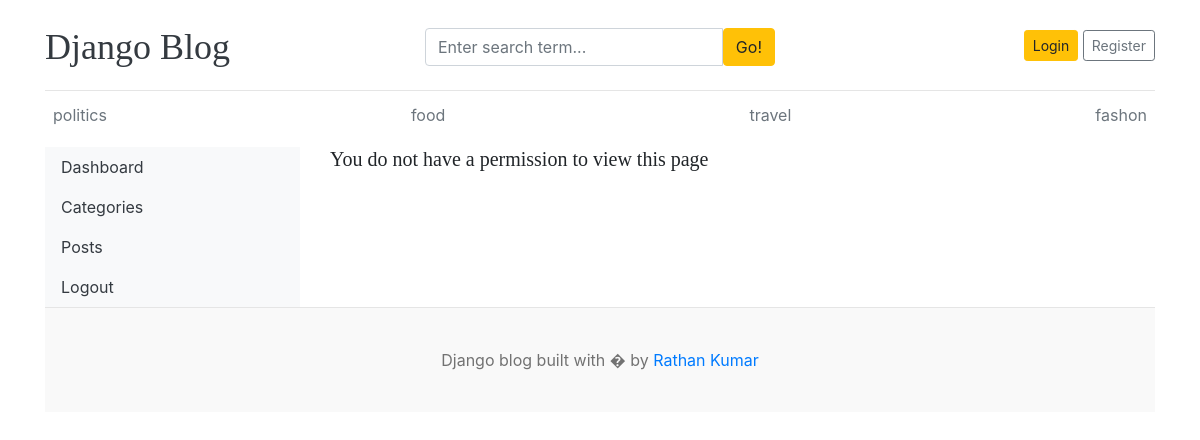
/dashboard/users, run on the app's committed database.
### blog_app/models.py (models this page shows, shortened)
class Category(models.Model):
    category_name = models.CharField(max_length=50,unique=True)
    created_at = models.DateTimeField(auto_now=True)
    updated_at = models.DateTimeField(auto_now=True)
    class Meta:
        verbose_name_plural = 'Categories'

### dashboards/views.py (the view)
# urls.py: path('users',views.users,name="users"),
def users(request):
    users = User.objects.all()
    context = {
        'users':users
    }
    return render(request,'dashboard/users.html',context)

### blog_app/context_processors.py (called while the page is built)
def get_categories(request):
    categories = Category.objects.all()
    return dict(categories=categories)

def get_social_links(request):
    social_links = SocialLink.objects.all()
    return dict(social_links=social_links)

### templates/dashboard/users.html
{% extends "base.html" %}
{% block content %}
<div class="row">
    {% include "dashboard/sidebar.html" %}
    <div class="col-md-9">
        {% if perms.auth.view_user %}
        <h2>All Users</h2>
        <a href="{% url 'add_user' %}" class="btn btn-dark text-light float-right mb-2">Add User</a>
        <table class="table table-hover">
            <thead>
              <tr>
                <th >#</th>
                <th>Full name</th>
                <th>Username</th>
                <th>Email</th>
                <th>Active</th>
                <th>Staff</th>
                <th>Super user</th>
                <th>Action</th>
              </tr>
            </thead>
            <tbody>
              {% for user in users  %}
              <tr>
                <th >{{forloop.counter}}</th>
                <td>{{user.first_name}} {{user.last_name}}</td>
                <td>{{user.username}}</td>
                <td>{{user.email}}</td>
                <td>{% if user.is_active %} <i class="fa fa-check text-success"></i> {% else %} <i class="fa fa-times text-danger"></i> {% endif %}</td>
                <td>{% if user.is_staff %} <i class="fa fa-check text-success"></i> {% else %} <i class="fa fa-times text-danger"></i> {% endif %}</td>
                <td>{% if user.is_superuser %} <i class="fa fa-check text-success"></i> {% else %} <i class="fa fa-times text-danger"></i> {% endif %}</td>
                <td>
                    <a href="{% url 'edit_user' user.id %}"><i class="fa fa-edit text-success"></i></a>
                    &nbsp;
                    <a href="{% url 'delete_user' user.id %}"><i class="fa fa-trash text-danger"></i></a>
                </td>
              </tr>
             {% endfor %}
            </tbody>
          </table>
          {% else %}
          <h5>You do not have a permission to view this page</h5>
          {% endif %}
    </div>
</div>
{% endblock content %}

### templates/base.html (shortened to what this page needs)
{% load static %}
<!DOCTYPE html>
<html lang="en">
<head>
    <link href="https://getbootstrap.com/docs/4.0/dist/css/bootstrap.min.css" rel="stylesheet">
    <link href="{% static 'css/blog.css' %}" rel="stylesheet">
    <link rel="stylesheet" href="https://cdnjs.cloudflare.com/ajax/libs/font-awesome/4.7.0/css/font-awesome.min.css">
  </head>
<body>
    <div class="container">
      <header class="blog-header py-3">
        <div class="row flex-nowrap justify-content-between align-items-center">
          <div class="col-4 pt-1">
            <a class="blog-header-logo text-dark" href="{% url 'home' %}">Django Blog</a>
          </div>
          <div class="col-4 pt-1">
            <form action="{% url 'search' %}" method="GET">
              <div class="input-group">
                <input class="form-control" name="keyword" value="{{keyword}}" type="text" placeholder="Enter search term..." aria-label="Enter search term..." aria-describedby="button-search" />
                <button class="btn btn-warning" id="button-search" type="submit">Go!</button>
              </div>
            </form>
          </div>
          <div class="col-4 d-flex justify-content-end align-items-center">
            {% if not user.is_authenticated %}
            <a class="btn btn-sm btn-warning" href="{% url 'login' %}">Login</a> &nbsp;
            <a class="btn btn-sm btn-outline-secondary" href="{% url 'register' %}">Register</a>
            {% else %}
            <span> <a href="{% url 'dashboard' %}">Dashboard</a> </span>
            &emsp;
            <span><a href="{% url 'logout' %}">Logout</a></span>
            {% endif %}
          </div>
        </div>
      </header>
      <div class="nav-scroller py-1 mb-2">
        <nav class="nav d-flex justify-content-between">
          {% for i in categories %}
          <a class="p-2 text-muted" href="{% url 'posts_by_category' i.id %}">{{i.category_name}}</a>
          {% endfor %}
        </nav>
      </div>
{% block content %}
{% endblock content %}
<footer class="blog-footer">
    <p>Django blog built with � by <a href="#">Rathan Kumar</a></p>
  </footer>
  </body>
</html>

### blog_main/static/css/blog.css (style rules this page uses)
.blog-header { border-bottom: 1px solid #e5e5e5; }
.blog-header-logo { font-family: "Playfair Display", Georgia, "Times New Roman", serif; font-size: 2.25rem; }
h1, h2, h3, h4, h5, h6 { font-family: "Playfair Display", Georgia, "Times New Roman", serif; }
.blog-footer { padding: 2.5rem 0; color: #727272; text-align: center; background-color: #f9f9f9; border-top: .05rem solid #e5e5e5; }
.blog-footer p:last-child { margin-bottom: 0; }

### data on the page
Category: category_name "politics"
Category: category_name "food"
Category: category_name "travel"
Category: category_name "fashon"
